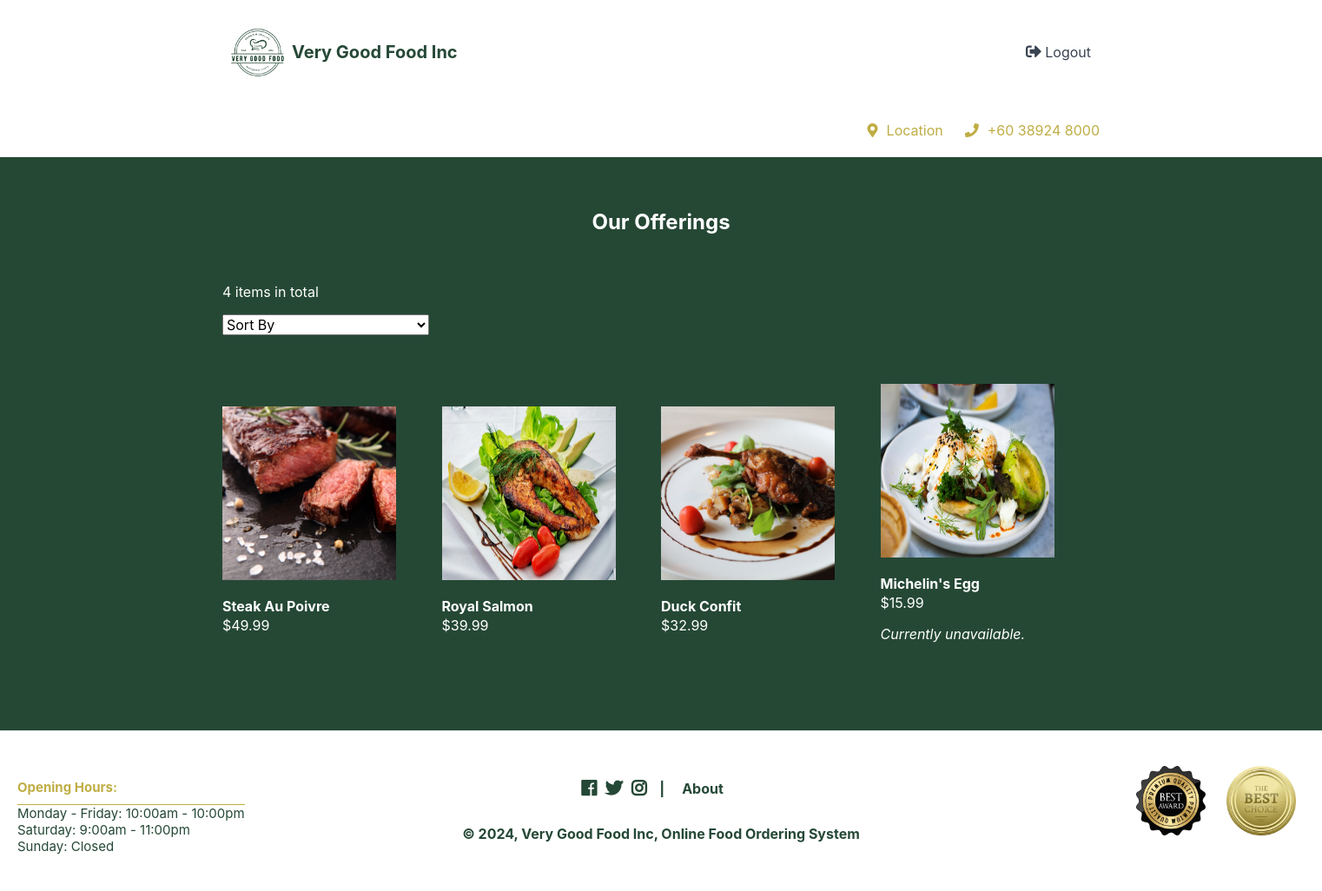
/index.php?page=products&cid=2 (signed in), run on an earlier commit of the app's database.
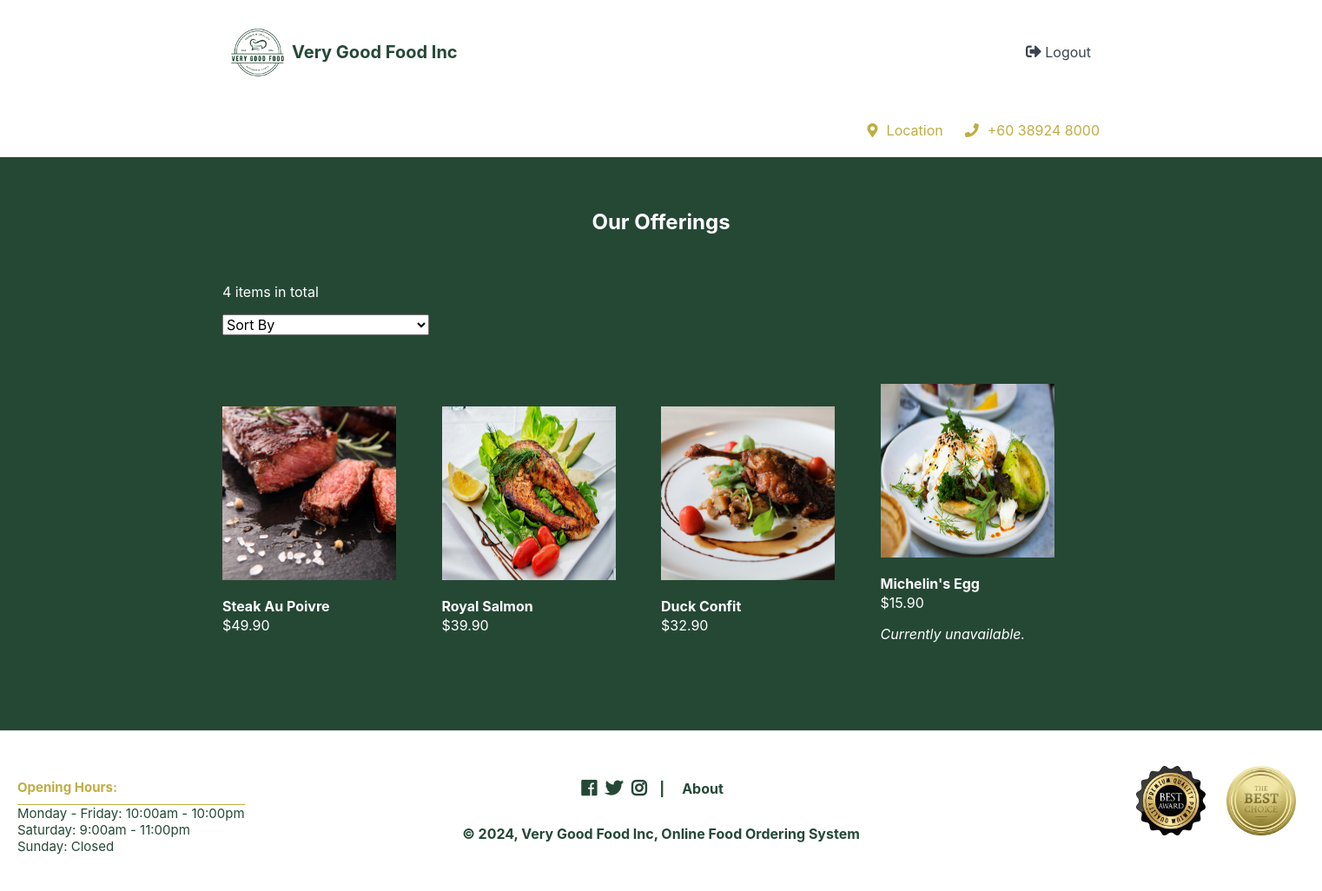
And on a later commit of the database.
### tables this page shows
CREATE TABLE `dishes` (
  `id` int(11) NOT NULL,
  `name` varchar(200) NOT NULL,
  `description` text NOT NULL,
  `price` decimal(7,2) NOT NULL,
  `quantity` int(11) NOT NULL,
  `img` text NOT NULL,
  `category_id` int(11) NOT NULL
);

### products.php (the view, shortened to what this page needs)
<?php
$num_products_on_each_page = 16;
$current_page = isset($_GET['p']) && is_numeric($_GET['p']) ? (int)$_GET['p'] : 1;
$selected_sort = isset($_GET['sort']) ? $_GET['sort'] : false;
if (isset($_GET['cid'])) {
    if ($selected_sort && ($_GET['sort'] == 'price_asc')) {
        $stmt = $pdo->prepare('SELECT * FROM dishes WHERE category_id = :id ORDER BY price ASC LIMIT :current_page, :record_per_page');
    }
    else {
        $stmt = $pdo->prepare('SELECT * FROM dishes WHERE category_id = :id ORDER BY price DESC LIMIT :current_page, :record_per_page');
    }
    $stmt->bindValue(':id', $_GET['cid'], PDO::PARAM_INT);
    $stmt->bindValue(':current_page', ($current_page - 1) * $num_products_on_each_page, PDO::PARAM_INT);
    $stmt->bindValue(':record_per_page', $num_products_on_each_page, PDO::PARAM_INT);
    $stmt->execute();
    $dishes = $stmt->fetchAll(PDO::FETCH_ASSOC);
}
$total_products = count($dishes);
?>
<?=template_header('Dishes')?>
<div class="products content-wrapper">
    <h1 style="color: white; font-weight:bold;">Our Offerings</h1>
    <p style="color:white;"><?=$total_products?> items in total</p>
    <form method="get" action="index.php?page=products">
        <select name="sort" onchange="this.form.submit()">
            <option value="">Sort By</option>
        </select>
    </form>
    <div class="products-wrapper">
        <?php foreach ($dishes as $dish): ?>
        <a href="index.php?page=product&id=<?=$dish['id']?>" class="product">
            <img src="imgs/<?=$dish['img']?>" width="200" height="200" alt="<?=$dish['name']?>">
            <span class="name"><?=$dish['name']?></span>
            <span class="price">
                &dollar;<?=$dish['price']?>
                <?php if ($dish['quantity'] === 0): ?>
                <p><span style="font-style:oblique">Currently unavailable.</span></p>
                <?php endif; ?>
            </span>
        </a>
        <?php endforeach; ?>
    </div>
    <div class="buttons">
    </div>
</div>
<?=template_footer()?>

### functions.php (shortened to what this page needs)
<?php
function template_header($title) {
$num_items_in_cart = isset($_SESSION['num_items_in_cart']) ? ($_SESSION['num_items_in_cart']) : 0;
$name = isset($_SESSION['username']) ? (htmlspecialchars($_SESSION['username'], ENT_QUOTES)) : "";
$greeting = isset($_SESSION['loggedin']) && ($_SESSION['role'] == 'customer') ? "<h2>Hi $name, what are you craving?</h2>" : "";
$home = isset($_SESSION['loggedin']) && ($_SESSION['role'] == 'customer') ? "<a href=\"index.php\">Menu</a>" : "";
$products = isset($_SESSION['loggedin']) && ($_SESSION['role'] == 'customer') ? "<a href=\"index.php?page=products\">Items</a>" : "";
$profile = isset($_SESSION['loggedin']) && ($_SESSION['role'] == 'customer') ? "<a href=\"index.php?page=profile\">Profile</a>" : "";
$orders = isset($_SESSION['loggedin']) && ($_SESSION['role'] == 'customer') ? "<a href=\"index.php?page=orders\">Orders</a>" : "";
$register = isset($_SESSION['loggedin']) ? "" : "<a href=\"register.php\">Register</a>";
$login = isset($_SESSION['loggedin']) ? "" : "<a href=\"login.php\">Login</a>";
$logout = isset($_SESSION['loggedin']) ? "<a href=\"logout.php\"><i class=\"fas fa-sign-out-alt\"></i> Logout</a>" : "";
$cart = isset($_SESSION['loggedin']) && ($_SESSION['role'] == 'customer') ? "<a href=\"index.php?page=cart\"><i class=\"fas fa-shopping-cart\"></i><span>$num_items_in_cart</span></a>" : "";
$manageorders = isset($_SESSION['loggedin']) && ($_SESSION['role'] == 'employee') ? "<a href=\"index.php?page=manageorders\">Manage Orders</a>" : "";
$managedishes = isset($_SESSION['loggedin']) && ($_SESSION['role'] == 'employee') ? "<a href=\"index.php?page=managedishes\">Manage Inventory</a>" : "";
echo <<<EOT
<!DOCTYPE html>
<html>
	<head>
		<meta charset="utf-8">
		<title>$title</title>
		<link href="style.css" rel="stylesheet" type="text/css">
		<link rel="stylesheet" href="https://use.fontawesome.com/releases/v5.7.1/css/all.css">
        <script src="main.js" defer></script>
    </head>
	<body>
        <header>
            <div class="content-wrapper">
                <img src="imgs/logo.png" alt="Logo" style="height: 80px;">
                <h1>Very Good Food Inc</h1>
                <nav>
                    $home
                    $products
                    $profile
                    $orders
                    $login
                    $register
                    $manageorders
                    $managedishes
                </nav>
                <div class="link-icons">$cart</div>
                <div class="link-icons">$logout</div>
            </div>
            <div class="content-wrapper">
                <div class="greeting">
                    $greeting
                </div>
                <a href="https://www.google.com/maps/place/2%C2%B056'37.7%22N+101%C2%B052'24.2%22E/@2.9438054,101.8708251,17z/data=!3m1!4b1!4m4!3m3!8m2!3d2.9438!4d101.8734?hl=en&entry=ttu" class="location-link" id="locationLink" target="_blank"><i class="fas fa-map-marker-alt"></i>Location</a>
                <a href="" class="phone-link"><i class="fas fa-phone"></i>+60 38924 8000</a>
            </div>
        </header>
        <main>
EOT;
}
function template_footer() {
$year = date('Y');
echo <<<EOT
        </main>
        <footer>
            <div class="content-wrapper">
                <nav>
                    <div class="social-icons">
                        <i class="fab fa-facebook"></i>
                        <i class="fab fa-twitter"></i>
                        <i class="fab fa-instagram"></i>
                    </div>
                    <p>|</p>
                    <a href="about.php">About</a>
                </nav>
                <p>&copy; $year, Very Good Food Inc, Online Food Ordering System</p>
            </div>
            <div class="opening-hours-container">
                <div class="opening-hours">
                    <h3>Opening Hours:</h3>
                    <p>Monday - Friday: 10:00am - 10:00pm</p>
                    <p>Saturday: 9:00am - 11:00pm</p>
                    <p>Sunday: Closed</p>
                </div>
                <div class="awards">
                    <div class="award-images">
                    <img src="imgs/bestaward.png" alt="Best Award" style="height: 80px";>
                    <img src="imgs/bestchoice.png" alt="Best Choice" style="height: 80px";>
                    </div>
                </div>
            </div>
        </footer>
    </body>
</html>
EOT;
}
template_footer();
?>

### index.php (shortened to what this page needs)
<?php
include 'functions.php';
if ($_SESSION['role_id'] == 1) {
    $page = isset($_GET['page']) && file_exists($_GET['page'] . '.php') ? $_GET['page'] : 'home';
    include $page . '.php';
}
elseif ($_SESSION['role_id'] == 2) {
    $page = isset($_GET['page']) && file_exists($_GET['page'] . '.php') ? $_GET['page'] : 'manageorders';
    include $page . '.php';
}
?>

### style.css (style rules this page uses)
* { box-sizing: border-box; font-family: -apple-system, BlinkMacSystemFont, "segoe ui", roboto, oxygen, ubuntu, cantarell, "fira sans", "droid sans", "helvetica neue", Arial, sans-serif; font-size: 16px; -webkit-font-smoothing: antialiased; -moz-osx-font-smoothing: grayscale; }
html { height: 100%; }
body { position: relative; min-height: 100%; color: #555555; background-color: #062e19df; margin: 0; padding-bottom: 150px; }
h1, h2, h3, h4, h5 { color: #394352; }
.content-wrapper { width: 1050px; margin: 0 auto; }
header { border-bottom: 1px solid #EEEEEE; background-color: white; }
header .content-wrapper { display: flex; }
header h1 { display: flex; flex-grow: 1; flex-basis: 0; font-size: 20px; margin: 0; padding: 24px 0; color: #062e19df; }
header .link-icons { display: flex; flex-grow: 1; flex-basis: 0; justify-content: flex-end; align-items: center; position: relative; }
header .link-icons a { text-decoration: none; color: #394352; padding: 0 10px; }
header .link-icons a i { font-size: 18px; }
.location-link { color: #b6a129df; text-decoration: none; margin-right: 25px; }
.location-link i { color:#b6a129df; margin-right: 10px; }
.phone-link { color: #b6a129df; text-decoration: none; }
.phone-link i { color:#b6a129df; margin-right: 10px; }
main .recentlyadded .products, main .products .products-wrapper { display: flex; flex-wrap: wrap; align-items: center; justify-content: space-between; padding: 40px 0 0 0; }
main .recentlyadded .products .product, main .products .products-wrapper .product { display: block; overflow: hidden; text-decoration: none; width: 25%; padding-bottom: 60px; }
main .recentlyadded .products .product img, main .products .products-wrapper .product img { transform: scale(1); transition: transform 1s; }
main .recentlyadded .products .product .name, main .products .products-wrapper .product .name { display: block; color: #ffffff; font-weight: bold; padding: 20px 0 2px 0; }
main .recentlyadded .products .product .price, main .products .products-wrapper .product .price { display: block; color: #ffffff; }
main > .products h1 { display: block; font-weight: normal; margin: 0; padding: 40px 0; font-size: 24px; text-align: center; width: 100%; }
main > .products .buttons { text-align: right; padding-bottom: 40px; }
footer { position: absolute; bottom: 0; width: 100%; text-align: center; background-color: #fff; border-top: 1px solid #EEEEEE; color: #062e19df; font-weight: bold; padding: 20px 0; }
footer .content-wrapper { max-width: 1050px; margin: 0 auto; }
footer nav { display: flex; justify-content: center; align-items: center; }
footer nav a { text-decoration: none; color: #062e19df; font-weight: bold; padding: 10px 10px; margin: 0 10px; }
footer .social-icons { display: flex; align-items: center; margin-right: 15px; }
footer .social-icons i { font-size: 20px; margin-right: 10px; }
footer .social-icons i:last-child { margin-right: 0; }
.opening-hours-container { position: absolute; left: 20px; top: 40px; display: flex; align-items: flex-start; }
.opening-hours { color: #b6a129df; font-weight: bold; padding: 5px 0; }
.opening-hours h3 { color: #b6a129df; font-weight: bold; margin: 0; padding: 10px 0; font-size: 15px; text-align: left; width: auto; border-bottom: 1px solid #b6a129df; }
.opening-hours p { font-weight: normal; color: #062e19df; margin: 0 auto; font-size: 15px; text-align: left; width: auto; }
.awards { position: absolute; top: 0; left: 1230px; display: flex; flex-direction: column; align-items: flex-end; width: 100%; }
.award-images img { margin-right: 20px; }
.content-wrapper { margin: 0 auto; padding: 20px; justify-content: center; align-items: center; }

What changed in the data, as far as the page shows it:
changed dishes "Steak Au Poivre": price "49.99" → "49.90"
changed dishes "Royal Salmon": price "39.99" → "39.90"
changed dishes "Duck Confit": price "32.99" → "32.90"
changed dishes "Michelin's Egg": price "15.99" → "15.90"
